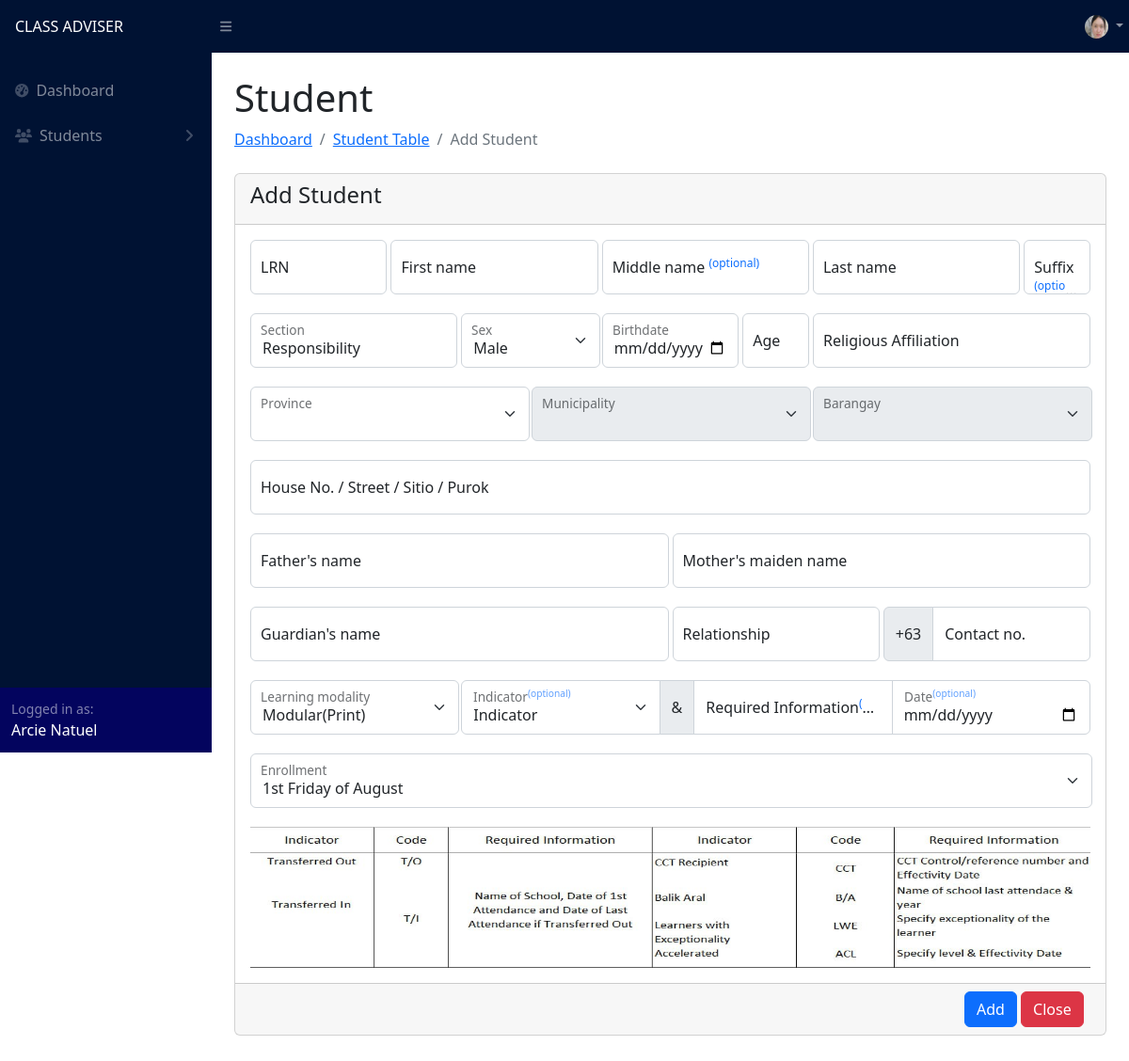
Page /adviser/add_student.php (signed in) on the earlier database version.
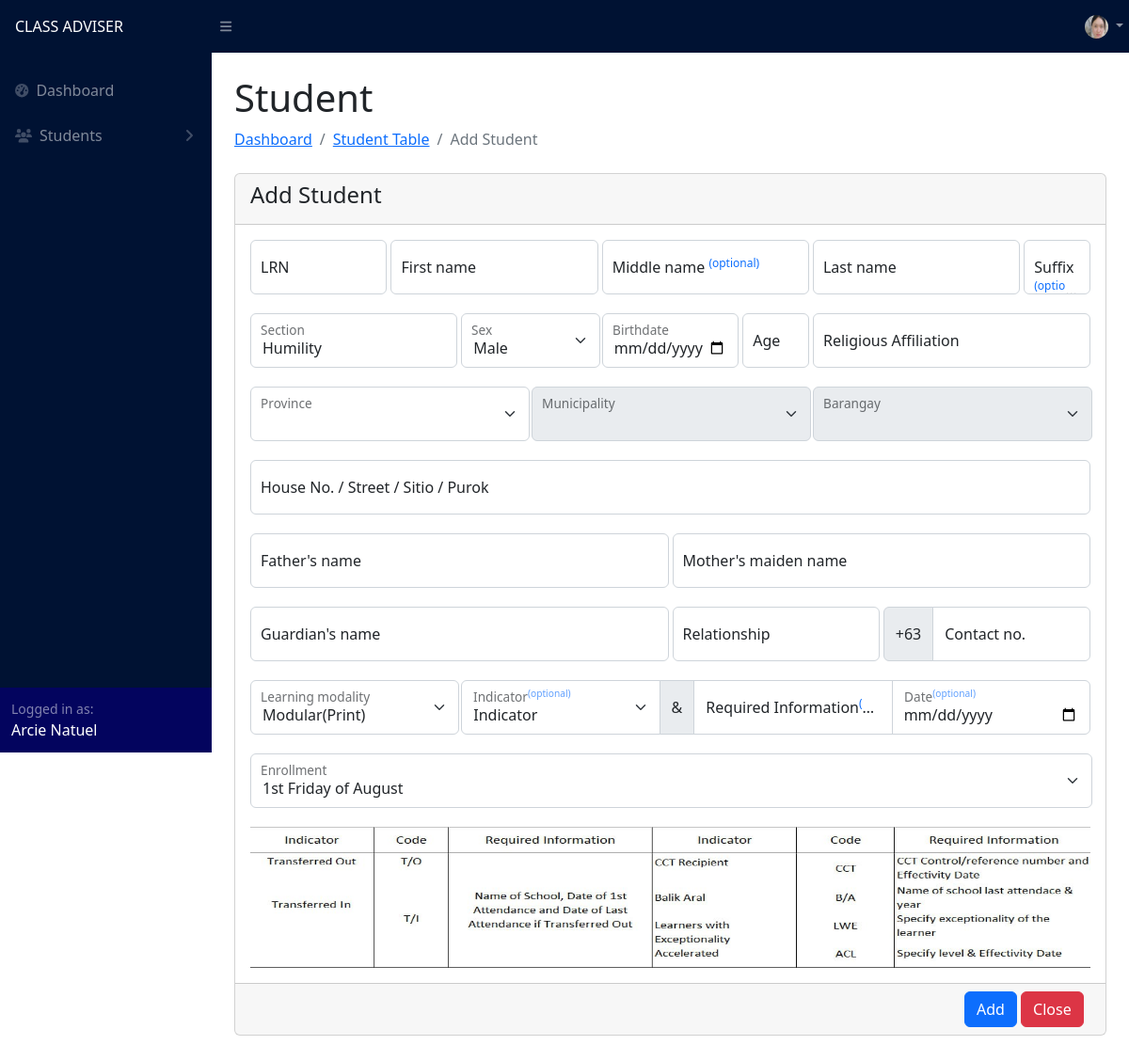
Same page on the later database version.
### tables this page shows
CREATE TABLE `user` (
  `id` int(11) NOT NULL,
  `username` varchar(255) NOT NULL,
  `password` varchar(255) NOT NULL,
  `password2` varchar(255) NOT NULL,
  `name` varchar(255) NOT NULL,
  `user_type` varchar(255) NOT NULL,
  `section` varchar(255) NOT NULL,
  `status` varchar(255) NOT NULL,
  `profile_picture` varchar(50) NOT NULL
);

### adviser/add_student.php (the view, shortened to what the changed rows need)
<?php
include("../config.php");
?>
<!DOCTYPE html>
<html lang="en">
<head>
    <link href="https://cdn.jsdelivr.net/npm/simple-datatables@7.1.2/dist/style.min.css" rel="stylesheet" />
    <link href="../css/styles.css" rel="stylesheet" />
</head>
<body class="sb-nav-fixed">
    <?php include("navigation.php") ?>
    <div id="layoutSidenav_content">
        <main>
            <div class="container-fluid px-4">
                <div class="d-flex justify-content-between align-items-end">
                    <div>
                        <h1 class="mt-4">Student</h1>
                    </div>
                </div>
                <form action="" method="POST" class="needs-validation" novalidate>
                    <div class="card mb-5">
                        <div class="card-body row g-1">
                            <div class="form-floating mb-3 col-3 d-inline-block">
                                <?php
                                $faculty = $_SESSION['id'];
                                $section = "SELECT * FROM `user` WHERE `id` = '$faculty'";
                                $sectionResult = $conn->query($section);
                                $sectionRow = $sectionResult->fetch_assoc();
                                ?>
                                <input type="text" class="form-control bg-body-tertiary" name="section" id="section" value="<?php echo $sectionRow["section"] ?>" readonly>
                                <label for="section">Section</label>
                            </div>
                        </div>
                    </div>
                </form>
            </div>
        </main>
    </div>
</body>
</html>

### adviser/navigation.php (shortened to what the changed rows need)
<nav class="sb-topnav navbar navbar-expand navbar-dark" style="background-color: #001233;">
    <div class="ms-auto me-0" style="width: 55px;">
        <ul class="navbar-nav ms-auto ms-md-0 me-3 me-lg-4">
            <li class="nav-item dropdown">
                <a class="nav-link dropdown-toggle" id="navbarDropdown" href="#" role="button" data-bs-toggle="dropdown" aria-expanded="false">
                    <?php
                    $profile_id = $_SESSION['id'];
                    $profilePic = "SELECT `profile_picture` FROM `user` WHERE id = '$profile_id'";
                    $profilePicResult = $conn->query($profilePic);
                    $profilePicRow = $profilePicResult->fetch_assoc();
                    $profilePicImage = $profilePicRow['profile_picture'];
                    if ($profilePicRow['profile_picture'] != '') { ?>
                        <img src="../profile_pic/<?php echo $profilePicImage ?>" style="border-radius: 100px; margin-right: 0;" width="25px" height="25px">
                    <?php } else { ?>
                        <img src="../profile_pic/default_profile.jpg" style="border-radius: 100px; margin-right: 0;" width="25px" height="25px">
                    <?php }
                    ?>
                </a>
            </li>
        </ul>
    </div>
</nav>
<div id="layoutSidenav">

Differences in the rows shown:
changed user: section "Responsibility" → "Humility"
